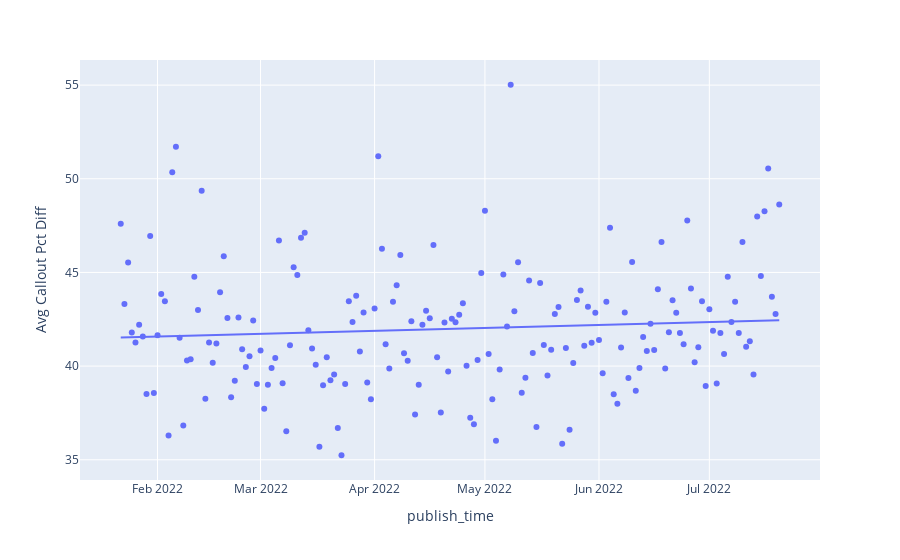

Notebook code cell kept with this figure:
### Code cell
px.scatter(time_gb, 'publish_time', 'Avg Callout Pct Diff'
          , trendline='ols')

### Figure 1 — Plotly figure (JSON) as saved in the notebook; plotly's stock layout.template omitted (floating-point values rounded to 4 significant figures; data arrays with more than 128 entries replaced by an {"elided": "..."} marker saying what was removed)
{"data": [{"hovertemplate": "publish_time=%{x}<br>Avg Callout Pct Diff=%{y}<extra></extra>", "legendgroup": "", "marker": {"color": "#636efa", "symbol": "circle"}, "mode": "markers", "name": "", "orientation": "v", "showlegend": false, "type": "scatter", "x": {"elided": "180 str values"}, "xaxis": "x", "y": {"elided": "180 float values"}, "yaxis": "y"}, {"hovertemplate": "<b>OLS trendline</b><br>Avg Callout Pct Diff = 5.98139e-08 * publish_time + -56.738<br>R<sup>2</sup>=0.006539<br><br>publish_time=%{x}<br>Avg Callout Pct Diff=%{y} <b>(trend)</b><extra></extra>", "legendgroup": "", "marker": {"color": "#636efa", "symbol": "circle"}, "mode": "lines", "name": "", "showlegend": false, "type": "scatter", "x": {"elided": "180 str values"}, "xaxis": "x", "y": {"elided": "180 float values"}, "yaxis": "y"}], "layout": {"legend": {"tracegroupgap": 0}, "margin": {"t": 60}, "xaxis": {"anchor": "y", "domain": [0, 1], "title": {"text": "publish_time"}}, "yaxis": {"anchor": "x", "domain": [0, 1], "title": {"text": "Avg Callout Pct Diff"}}}}
